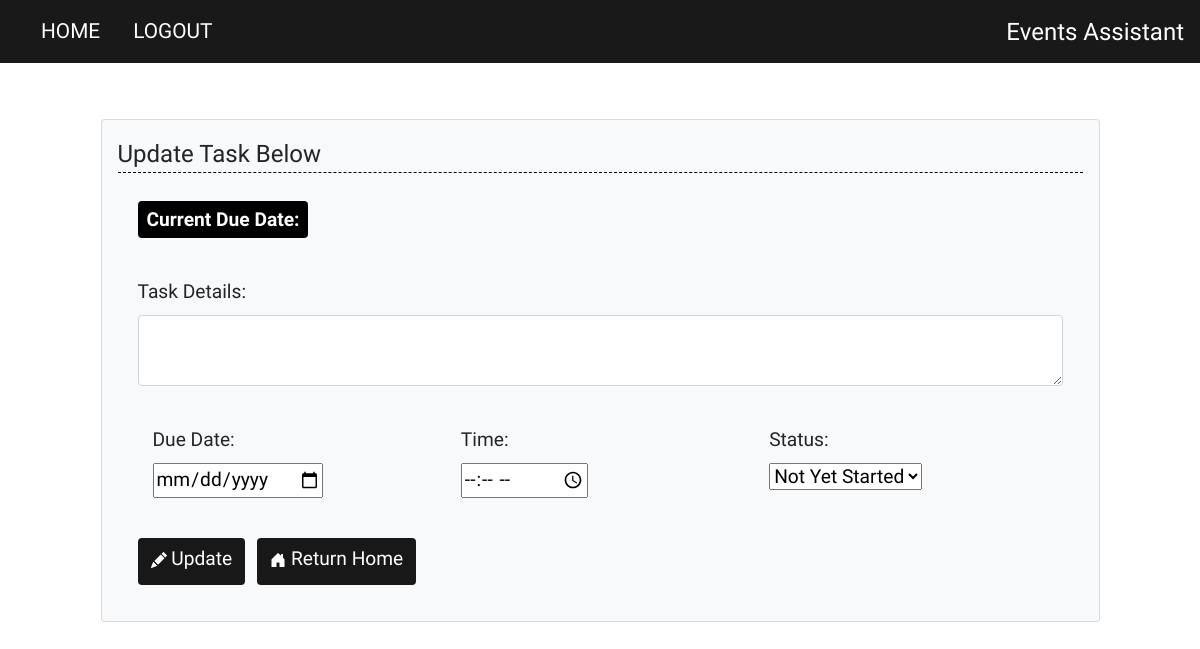
The app's page /update/12 (signed in), older data.
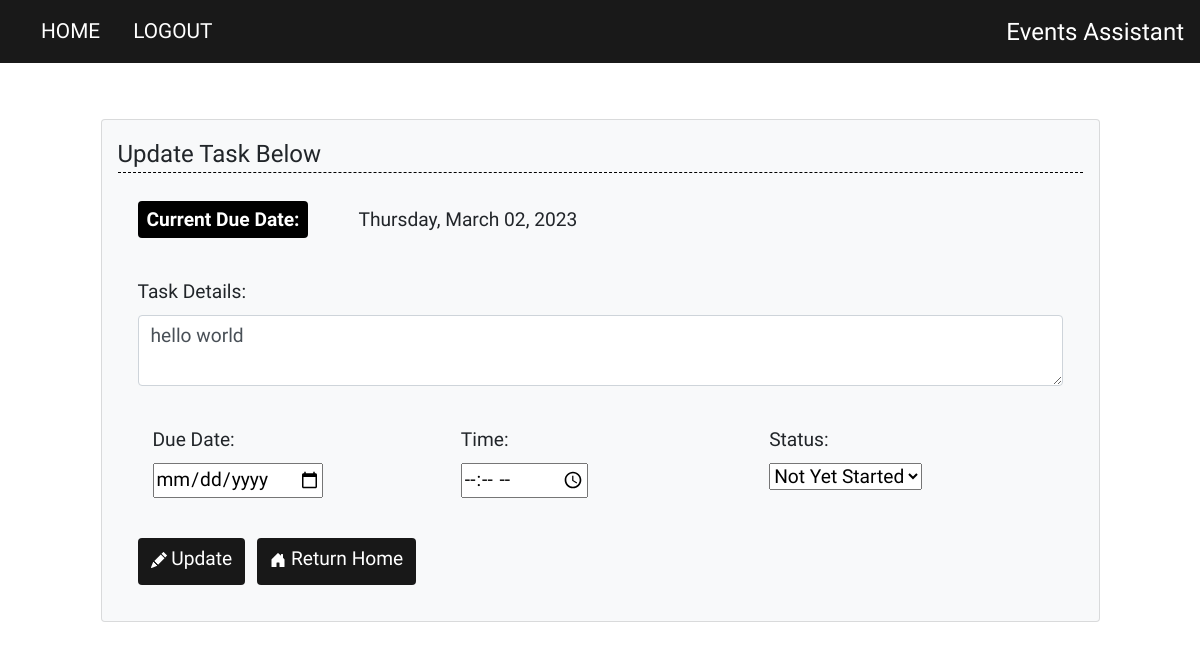
The same page, newer data.
### website/models.py (models this page shows)
class Task(db.Model):
    id = db.Column(db.Integer, primary_key=True)
    content = db.Column(db.String(200), nullable=False)
    due_date = db.Column(db.String(30)) # formatted str date (ex: Tuesday, April 05, 2022)
    due_date_int = db.Column(db.String(20)) # YYYY-MM-DD str format
    time = db.Column(db.String(20)) # str type, account for untimed tasks
    user_id = db.Column(db.Integer, db.ForeignKey('user.id'))
    status = db.Column(db.String(30), default="Not Yet Started") # Other Statuses: In Progress, Completed, Cancelled
    bookmarked = db.Column(db.Boolean, default=False)

### website/views.py (the view)
@views.route('/update/<int:id>', methods=['POST', 'GET'])
@login_required
def update(id):
    updated_task = Task.query.get(id)
    if request.method == 'POST':
        if request.form['action'] == 'Return Home':
            flash('Update cancelled. Returning Home!', category='success')
            return redirect('/')
        if updated_task.user_id == current_user.id:
            updated_task.content = request.form['content']
            date_obj = request.form['due_date']
            updated_task.due_date = format_date(date_obj)
            updated_task.due_date_int = date_obj
            if date_obj:
                time = request.form['time']
                updated_task.time = format_time(time)
            else:
                updated_task.time = '' # default time: unspecified/optional
            updated_task.status = request.form.get('taskStatus')
            try:
                db.session.commit()
                flash('Event updated!', category='success')
                return redirect('/')
            except:
                flash('Error in updating event.', category='error')
    else:
        return render_template('update.html', task=updated_task, user=current_user)

### website/__init__.py (called while the page is built)
def create_app():
    app = Flask(__name__)
    app.config['SECRET_KEY'] = '2797cfdcad8dcc11d9f00ffbc5704bee'
    app.config['SQLALCHEMY_DATABASE_URI'] = f'sqlite:///{DB_NAME}'
    db.init_app(app)
    from .views import views
    from .auth import auth
    app.register_blueprint(views, url_prefix='/')
    app.register_blueprint(auth, url_prefix='/')
    from .models import Task, User
    create_database(app)
    login_manager = LoginManager()
    login_manager.login_view = 'auth.login' # if not logged in
    login_manager.init_app(app)
    @login_manager.user_loader
    def load_user(id):
        return User.query.get(int(id))
    return app

### website/templates/update.html (shortened to what this page needs)
{% extends "base.html" %}
{% block content %}
  <div class="content-section">
    <form class="card p-3 bg-light" method="POST">
      <legend class="main-header">Update Task Below</legend>
      <div class="form-group col-title">
        <span class="badge date-badge">Current Due Date:</span>{{task.due_date}}
      </div>
      <div class="form-group">
        <label for="content" class="col-title">Task Details:</label>
        <textarea
          id="content"
          name="content"
          class="form-control"
        >{{task.content}}</textarea>
      </div>
      <div class="row form-group">
        <div class="col">
          <label for="due_date" class="col-title">Due Date:</label>
          <br>
          <input type="date" id="due_date" name="due_date">
        </div>
        <div class="col">
          <label for="time" class="col-title">Time:</label>
          <br>
          <input type="time" id="time" name="time">
        </div>
        <div class="col">
          <label for="status" class="col-title">Status:</label>
          <br>
          <select name="taskStatus" aria-label="Select/Dropdown menu" id="curr_status">
            <option value="Not Yet Started" selected>Not Yet Started</option>
          </select>
        </div>
      </div>
      <div class="form-group">
        <button type="submit" class="btn" name="action"value="Update">
          Update
        </button>
        <button type="submit" class="btn" name="action"value="Return Home">
          Return Home
        </button>
      </div>
    </form>
  </div>
{% endblock %}

Row changes from the older to the newer data that the page shows:
added Task: due_date "Thursday, March 02, 2023", content "hello world"
